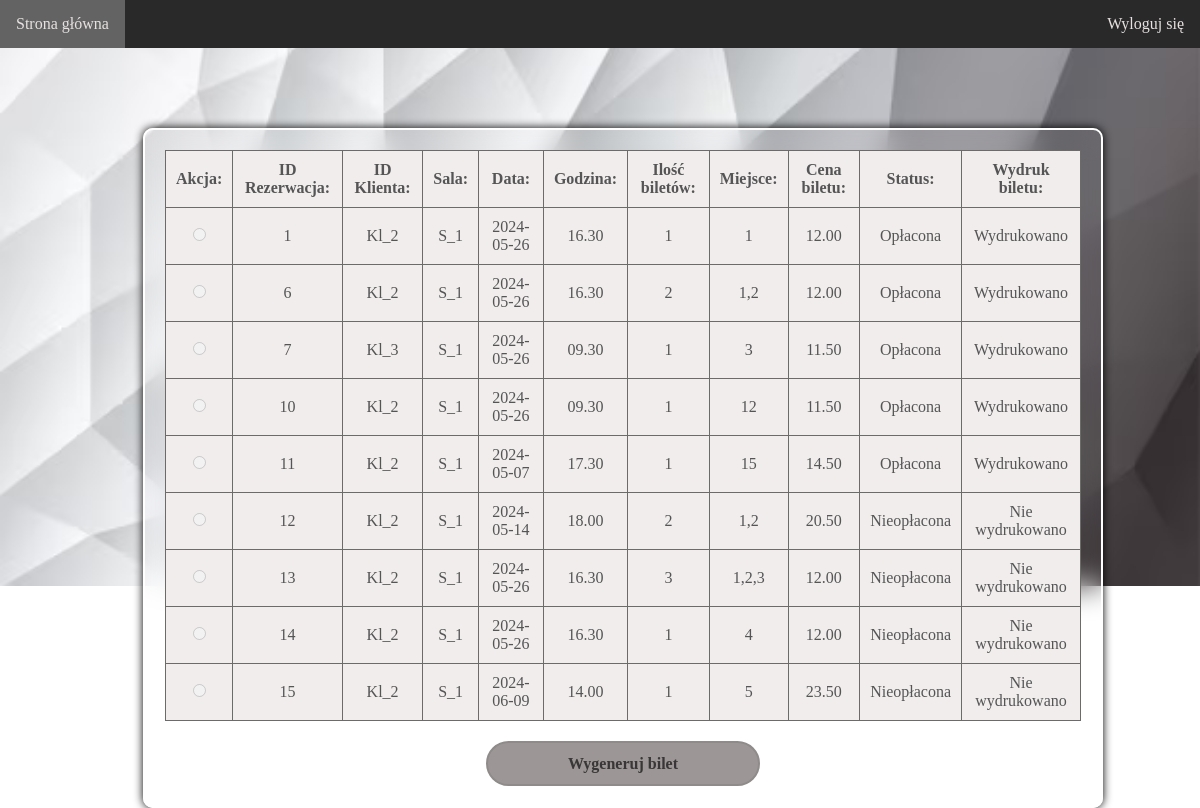
/strona/pracownik.php, run on the app's committed database.
### tables this page shows
CREATE TABLE `rezerwacja` (
  `ID_Rezerwacja` int(11) NOT NULL,
  `ID_Klient` varchar(100) NOT NULL,
  `ID_Seans` varchar(100) NOT NULL,
  `ID_Sala` varchar(100) NOT NULL,
  `data` date NOT NULL,
  `godzina` varchar(100) NOT NULL,
  `ilosc_biletow` int(11) NOT NULL,
  `miejsce` varchar(100) NOT NULL,
  `cena` varchar(100) NOT NULL,
  `status` tinyint(1) NOT NULL,
  `bilety` tinyint(1) NOT NULL
);

### strona/pracownik.php (the view, shortened to what this page needs)
<?php
$connect = get_sql();
$rezerwacja = "SELECT * FROM rezerwacja";
$result = mysqli_query($connect, $rezerwacja);
?>
<!DOCTYPE html>
<html lang="en">
<head>
    <link rel="stylesheet" href="pracownik.css">
</head>
<body>
    <div class="naglowek">
        <ul>
            <li><a href="multikino.php">Strona główna </a></li>
            <li style="float:right"><a href="wyloguj.php">Wyloguj się</a></li>
        </ul>
    </div>
    <div class="container">
        <?php
        if (mysqli_num_rows($result) > 0) {
        ?>
            <form method='post' action='bilet.php'>
                <table>
                    <tr>
                        <th>Akcja:</th>
                        <th>ID Rezerwacja:</th>
                        <th>ID Klienta:</th>
                        <th>Sala:</th>
                        <th>Data:</th>
                        <th>Godzina:</th>
                        <th>Ilość biletów:</th>
                        <th>Miejsce:</th>
                        <th>Cena biletu:</th>
                        <th>Status:</th>
                        <th>Wydruk biletu:</th>
                    </tr>
                    <?php
                    while ($row = mysqli_fetch_assoc($result)) {
                    ?>
                        <tr>
                            <td>
                            <?php if ($row['status'] == 1 && $row['bilety'] == 0) { ?>
                                    <input type='radio' name='thisIDRezerwacja' value='<?= $row["ID_Rezerwacja"] ?>'>
                                <?php } else { ?>
                                    <input type='radio' name='thisIDRezerwacja' value='<?= $row["ID_Rezerwacja"] ?>' disabled>
                                <?php } ?>
                            </td>
                            <td><?= $row['ID_Rezerwacja'] ?></td>
                            <td><?= $row['ID_Klient'] ?></td>
                            <td><?= $row['ID_Sala'] ?></td>
                            <td><?= $row['data'] ?></td>
                            <td><?= $row['godzina'] ?></td>
                            <td><?= $row['ilosc_biletow'] ?></td>
                            <td><?= $row['miejsce'] ?></td>
                            <td><?= $row['cena'] ?></td>
                            <td><?php echo ($row['status'] == 0) ? "Nieopłacona" : "Opłacona"; ?></td>
                            <td><?php echo ($row['bilety'] == 0) ? "Nie wydrukowano" : "Wydrukowano"; ?></td>
                        </tr>
                    <?php
                    }
                    ?>
                </table>
                <input type='submit' class="btn" value='Wygeneruj bilet'>
            </form>
        <?php
        } else {
        ?>
            Nie masz rezerwacji...
        <?php
        }
        ?>
    </div>
</body>
</html>

### strona/pracownik.css (style rules this page uses)
* { margin: 0; padding: 0; box-sizing: border-box; font-family: Cambria, Cochin, Georgia, Times, 'Times New Roman', serif; }
.naglowek ul { list-style-type: none; margin: 0; padding: 0; overflow: hidden; width: 100%; background-color: rgb(42, 41, 41); }
.naglowek li { float: left; }
.naglowek li a { display: block; color: rgb(231, 225, 225); text-align: center; padding: 15px 16px; text-decoration: none; }

### data on the page
rezerwacja: ID_Rezerwacja "1", ID_Klient "Kl_2", ID_Sala "S_1", data "2024-05-26", godzina "16.30", ilosc_biletow "1", miejsce "1", cena "12.00", status "Opłacona", bilety "Wydrukowano"
rezerwacja: ID_Rezerwacja "6", ID_Klient "Kl_2", ID_Sala "S_1", data "2024-05-26", godzina "16.30", ilosc_biletow "2", miejsce "1,2", cena "12.00", status "Opłacona", bilety "Wydrukowano"
rezerwacja: ID_Rezerwacja "7", ID_Klient "Kl_3", ID_Sala "S_1", data "2024-05-26", godzina "09.30", ilosc_biletow "1", miejsce "3", cena "11.50", status "Opłacona", bilety "Wydrukowano"
rezerwacja: ID_Rezerwacja "10", ID_Klient "Kl_2", ID_Sala "S_1", data "2024-05-26", godzina "09.30", ilosc_biletow "1", miejsce "12", cena "11.50", status "Opłacona", bilety "Wydrukowano"
rezerwacja: ID_Rezerwacja "11", ID_Klient "Kl_2", ID_Sala "S_1", data "2024-05-07", godzina "17.30", ilosc_biletow "1", miejsce "15", cena "14.50", status "Opłacona", bilety "Wydrukowano"
rezerwacja: ID_Rezerwacja "12", ID_Klient "Kl_2", ID_Sala "S_1", data "2024-05-14", godzina "18.00", ilosc_biletow "2", miejsce "1,2", cena "20.50", status "Nieopłacona", bilety "Nie wydrukowano"
rezerwacja: ID_Rezerwacja "13", ID_Klient "Kl_2", ID_Sala "S_1", data "2024-05-26", godzina "16.30", ilosc_biletow "3", miejsce "1,2,3", cena "12.00", status "Nieopłacona", bilety "Nie wydrukowano"
rezerwacja: ID_Rezerwacja "14", ID_Klient "Kl_2", ID_Sala "S_1", data "2024-05-26", godzina "16.30", ilosc_biletow "1", miejsce "4", cena "12.00", status "Nieopłacona", bilety "Nie wydrukowano"
rezerwacja: ID_Rezerwacja "15", ID_Klient "Kl_2", ID_Sala "S_1", data "2024-06-09", godzina "14.00", ilosc_biletow "1", miejsce "5", cena "23.50", status "Nieopłacona", bilety "Nie wydrukowano"
